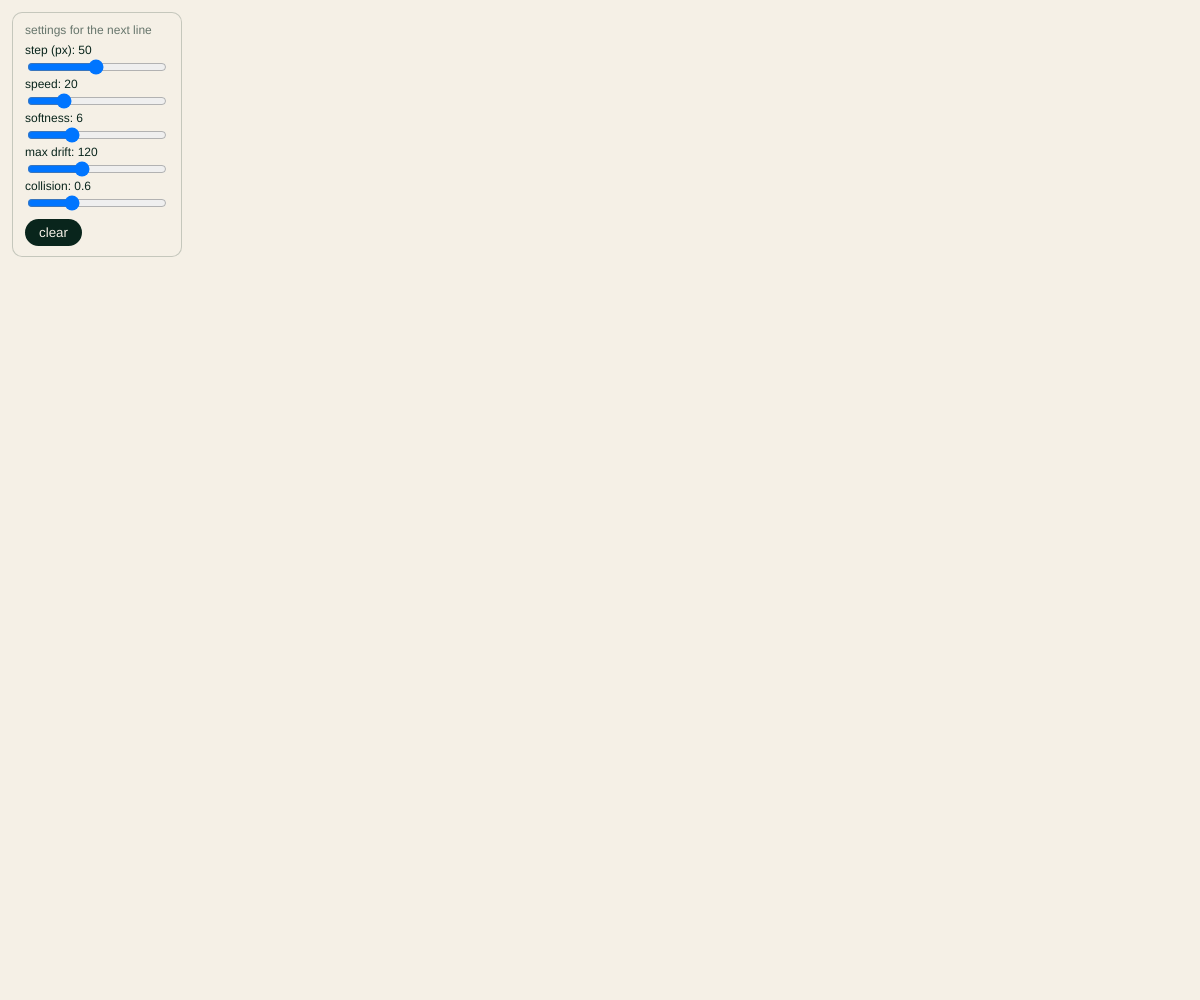
Frame 1 (no input)
Frame 60 (no input): identical to frame 1, image omitted
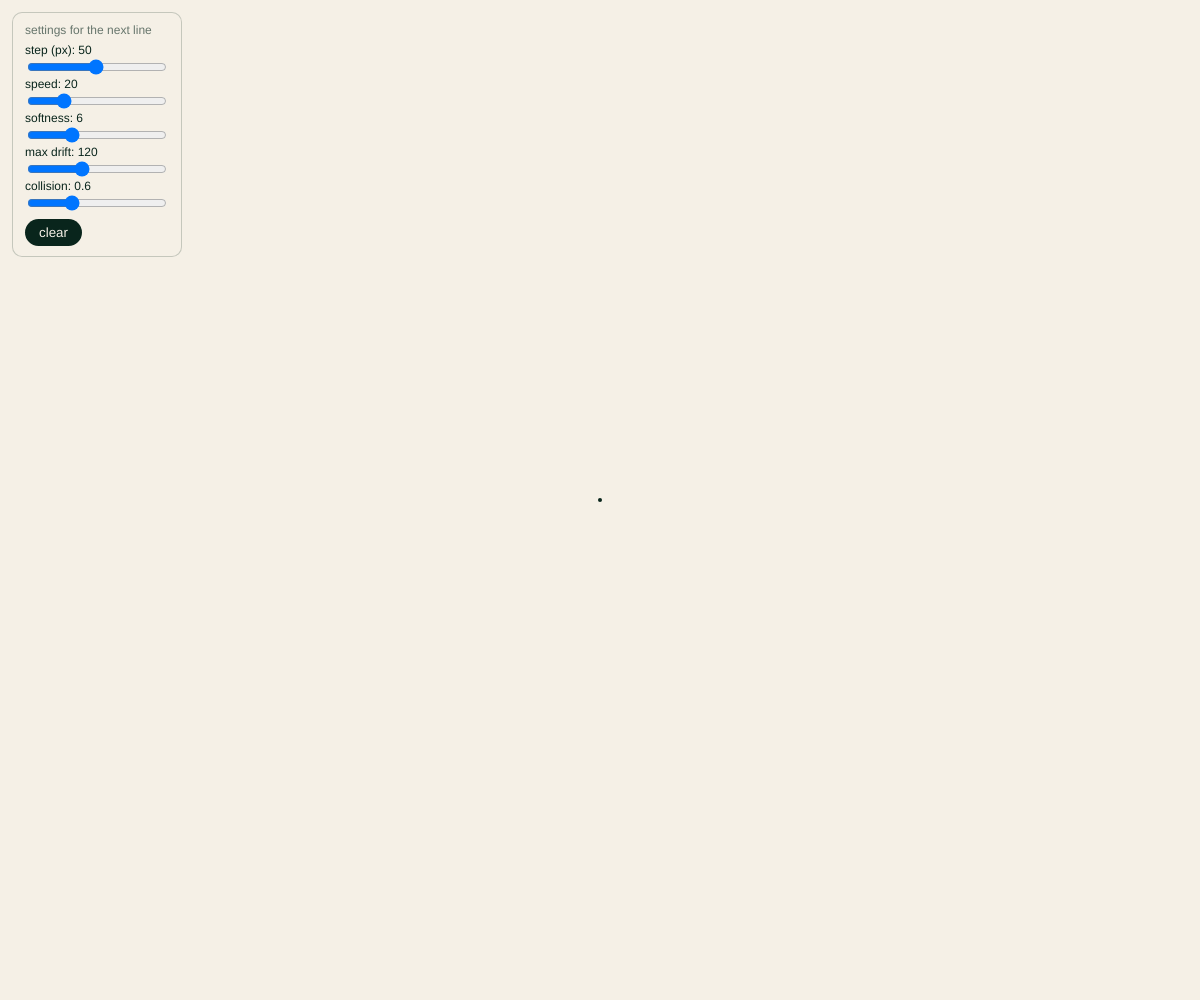
Frame 120 (the mouse pressed at the canvas centre since frame 60)

The p5.js sketch that drew these frames (run headless with seeded random() and noise() and a simulated clock; from frame 60 on, the mouse is pressed at the canvas centre):

// p5.js sketch
// ── sketch.js
// ===== Underwater Chalk Lines – p5.js =====
// Draw with the mouse or a finger (phone / iPad).
// The last 3px of each line stay fixed; the rest moves like a hair in water:
// it takes random steps RIGHT (1–50px) then LEFT (1–50px), each step built on the
// previous one, forever. The motion travels from the fixed end along the hair.
// Lines that touch push each other – the collision spreads along both lines.
// The side panel sets the NEXT line only – lines already drawn keep their own settings.
// Paste into editor.p5js.org and press Play.

// ---------- PARAMETERS ----------
const BG_COLOR   = '#F5F0E6';
const INK        = [9, 37, 28];   // #09251C
const LINE_W     = 4;             // px – total chalk line width
const ALPHA_START = 1.0;          // opacity at the start of the line (100%)
const ALPHA_END   = 0.3;          // opacity at the end of the line (30%)

const SPACING    = 4;             // px between stored points
const FIXED_LEN  = 3;             // px at the end of the line that never move
const RAMP_LEN   = 120;           // px over which the motion grows from 0 to full

// motion – these are the panel defaults; each line saves its own copy
const DEFAULTS = {
  stepMax: 50,     // px – biggest random step right/left        (slider)
  speed:   20,     // px per second the hair travels per step     (slider)
  flow:    6,      // ms per px – how slowly the motion travels along the hair (slider)
  drift:   120,    // px – the hair never wanders further than this from its drawn place (slider)
  hit:     0.6,    // how strongly touching lines push            (slider)
};
const STEP_MIN   = 1;             // px – smallest step
const UPDOWN     = 0.2;           // a little up–down movement too (0 = only left–right)
const HIT_DIST   = 8;             // px – lines closer than this "touch"
const STIFFNESS  = 0.08;          // how closely the hair follows its steps
const SPRING     = 0.15;          // how much a push spreads along the line
const DAMPING    = 0.85;          // 0..1 – energy kept each frame

// chalk texture
const STRANDS    = 3;             // thin strands that make one chalk line
const SKIP_CHANCE = 0.12;         // chance a strand skips a segment (chalk gaps)
const GRAIN      = 2;             // dust dots per point

// ---------- STATE ----------
let lines = [];
let current = null;
let drawing = false;
let panel, sliders = {};

function setup() {
  const c = createCanvas(windowWidth, windowHeight);
  c.style('touch-action', 'none');       // no scrolling/zoom while drawing on touch screens
  pixelDensity(min(2, pixelDensity()));
  buildPanel();
}

function draw() {
  background(BG_COLOR);

  if (drawing) addPoint(mouseX, mouseY);

  collide();
  for (const L of lines) updateLine(L);
  for (const L of lines) renderLine(L);
}

// ---------- BUILDING LINES ----------
function startLine() {
  if (drawing || overPanel()) return;
  drawing = true;
  const params = {};
  for (const k in sliders) params[k] = sliders[k].value();   // frozen for this line
  const now = millis() / 1000;
  current = {
    pts: [],
    params,
    walkX: makeWalker(now, params.stepMax, params.drift),
    walkY: makeWalker(now, params.stepMax * UPDOWN, params.drift * UPDOWN),
  };
  lines.push(current);
  addPoint(mouseX, mouseY, true);
}

function endLine() {
  drawing = false;
  current = null;
}

function addPoint(x, y, force) {
  const P = current.pts;
  const last = P[P.length - 1];
  if (!force && last && dist(x, y, last.x, last.y) < SPACING) return;
  // fill gaps when the pen moves fast
  const steps = last ? max(1, floor(dist(x, y, last.x, last.y) / SPACING)) : 1;
  for (let k = 1; k <= steps; k++) {
    const px = last ? lerp(last.x, x, k / steps) : x;
    const py = last ? lerp(last.y, y, k / steps) : y;
    const prev = P[P.length - 1];
    const s = prev ? prev.s + dist(px, py, prev.x, prev.y) : 0;
    P.push(makePoint(px, py, s));
  }
}

function makePoint(x, y, s) {
  const p = { x, y, s, dx: 0, dy: 0, vx: 0, vy: 0, w: 0, strands: [], grain: [] };
  for (let k = 0; k < STRANDS; k++) {
    p.strands.push({
      ox: random(-LINE_W / 2.5, LINE_W / 2.5),
      oy: random(-LINE_W / 2.5, LINE_W / 2.5),
      weight: random(1.2, 2.4),
      alpha: random(0.45, 0.9),
      skip: random() < SKIP_CHANCE,
    });
  }
  for (let g = 0; g < GRAIN; g++) {
    p.grain.push({ ox: random(-LINE_W, LINE_W), oy: random(-LINE_W, LINE_W), alpha: random(0.2, 0.6) });
  }
  return p;
}

// ---------- MOTION ----------
// A walker = the saved history of steps: right, left, right, left…
// every new step starts where the previous one ended.
function makeWalker(now, stepMax, drift) {
  return { keys: [{ t: now, v: 0 }], dir: random() < 0.5 ? 1 : -1, stepMax, drift };
}

function extendWalker(W, untilT, speed) {
  let last = W.keys[W.keys.length - 1];
  while (last.t < untilT) {
    const size = random(STEP_MIN, max(STEP_MIN, W.stepMax));
    let v = last.v + W.dir * size;
    if (abs(v) > W.drift) v = last.v - W.dir * size;   // too far: bounce back instead
    const dur = max(0.3, abs(v - last.v) / max(1, speed)) * random(0.8, 1.4);
    last = { t: last.t + dur, v };
    W.keys.push(last);
    W.dir *= -1;                                        // next step goes the other way
  }
}

function sampleWalker(W, t) {
  const K = W.keys;
  if (t <= K[0].t) return K[0].v;
  // binary search for the step that contains time t
  let lo = 0, hi = K.length - 1;
  while (hi - lo > 1) {
    const mid = (lo + hi) >> 1;
    if (K[mid].t <= t) lo = mid; else hi = mid;
  }
  const a = K[lo], b = K[hi];
  const u = constrain((t - a.t) / (b.t - a.t), 0, 1);
  const e = u * u * (3 - 2 * u);                      // ease in/out – soft like water
  return lerp(a.v, b.v, e);
}

function updateLine(L) {
  const P = L.pts;
  if (P.length < 2) return;
  const total = P[P.length - 1].s;
  const now = millis() / 1000;
  const prm = L.params;
  extendWalker(L.walkX, now + 1, prm.speed);
  extendWalker(L.walkY, now + 1, prm.speed * UPDOWN);

  for (let i = 0; i < P.length; i++) {
    const p = P[i];
    // mobility: 0 for the last 3px, growing gradually along the hair
    const fromEnd = total - p.s;
    let w = constrain((fromEnd - FIXED_LEN) / RAMP_LEN, 0, 1);
    p.w = w * w * (3 - 2 * w);

    // the step reaches this point later the further it is from the fixed end
    const tp = now - fromEnd * prm.flow / 1000;
    const tx = sampleWalker(L.walkX, tp) * p.w;
    const ty = sampleWalker(L.walkY, tp) * p.w;

    let ax = (tx - p.dx) * STIFFNESS;
    let ay = (ty - p.dy) * STIFFNESS;

    // neighbors pull each other, so a push travels along the line
    const a = P[max(0, i - 1)], b = P[min(P.length - 1, i + 1)];
    ax += ((a.dx + b.dx) / 2 - p.dx) * SPRING;
    ay += ((a.dy + b.dy) / 2 - p.dy) * SPRING;

    p.vx = (p.vx + ax) * DAMPING * p.w;
    p.vy = (p.vy + ay) * DAMPING * p.w;
    p.dx += p.vx;
    p.dy += p.vy;
    if (p.w === 0) { p.dx = 0; p.dy = 0; }
  }
}

// lines that touch push each other and share their movement
function collide() {
  const cell = HIT_DIST;
  const grid = new Map();
  lines.forEach((L, li) => L.pts.forEach((p, i) => {
    const k = floor((p.x + p.dx) / cell) + ',' + floor((p.y + p.dy) / cell);
    if (!grid.has(k)) grid.set(k, []);
    grid.get(k).push([li, i]);
  }));

  lines.forEach((L, li) => L.pts.forEach((p, i) => {
    const X = p.x + p.dx, Y = p.y + p.dy;
    const cx = floor(X / cell), cy = floor(Y / cell);
    for (let gx = cx - 1; gx <= cx + 1; gx++) {
      for (let gy = cy - 1; gy <= cy + 1; gy++) {
        const list = grid.get(gx + ',' + gy);
        if (!list) continue;
        for (const [lj, j] of list) {
          if (lj < li || (lj === li && j <= i + 8)) continue; // each pair once, skip own neighbors
          const q = lines[lj].pts[j];
          const ddx = (q.x + q.dx) - X, ddy = (q.y + q.dy) - Y;
          const d = Math.hypot(ddx, ddy);
          if (d >= HIT_DIST || d === 0) continue;
          const f = (1 - d / HIT_DIST) * (L.params.hit + lines[lj].params.hit) / 2;
          const nx = ddx / d, ny = ddy / d;
          // push apart
          p.vx -= nx * f; p.vy -= ny * f;
          q.vx += nx * f; q.vy += ny * f;
          // share movement
          const mx = (p.vx + q.vx) / 2, my = (p.vy + q.vy) / 2;
          p.vx = lerp(p.vx, mx, 0.2); p.vy = lerp(p.vy, my, 0.2);
          q.vx = lerp(q.vx, mx, 0.2); q.vy = lerp(q.vy, my, 0.2);
        }
      }
    }
  }));
}

// ---------- CHALK RENDERING ----------
function renderLine(L) {
  const P = L.pts;
  const ctx = drawingContext;
  ctx.lineCap = 'round';
  ctx.lineJoin = 'round';
  const n = P.length;
  if (n === 1) {
    noStroke(); fill(INK[0], INK[1], INK[2], 255 * ALPHA_START);
    circle(P[0].x, P[0].y, LINE_W);
    return;
  }

  // strands: drawn in short chunks so opacity can fade along the line
  const CHUNK = 6;
  for (let k = 0; k < STRANDS; k++) {
    for (let c = 1; c < n; c += CHUNK) {
      const end = min(n - 1, c + CHUNK - 1);
      const tA = (c + end) / 2 / (n - 1);
      const lineAlpha = lerp(ALPHA_START, ALPHA_END, tA);
      const st = P[c].strands[k];
      ctx.strokeStyle = `rgba(${INK[0]},${INK[1]},${INK[2]},${lineAlpha * st.alpha})`;
      ctx.lineWidth = st.weight;
      ctx.beginPath();
      let penDown = false;
      for (let i = c; i <= end; i++) {
        const a = P[i - 1], b = P[i];
        const s = b.strands[k];
        if (s.skip) { penDown = false; continue; }
        const sa = a.strands[k];
        if (!penDown) { ctx.moveTo(a.x + a.dx + sa.ox, a.y + a.dy + sa.oy); penDown = true; }
        ctx.lineTo(b.x + b.dx + s.ox, b.y + b.dy + s.oy);
      }
      ctx.stroke();
    }
  }

  // chalk dust
  noStroke();
  for (let i = 0; i < n; i++) {
    const p = P[i];
    const lineAlpha = lerp(ALPHA_START, ALPHA_END, i / (n - 1));
    for (const g of p.grain) {
      fill(INK[0], INK[1], INK[2], 255 * lineAlpha * g.alpha);
      rect(p.x + p.dx + g.ox, p.y + p.dy + g.oy, 1, 1);
    }
  }
}

// ---------- INPUT (mouse + touch) ----------
function mousePressed()  { startLine(); }
function mouseReleased() { endLine(); }
function touchStarted()  { startLine(); return overPanel(); }   // false = stop page scrolling
function touchEnded()    { endLine();   return overPanel(); }
function touchMoved()    { return overPanel(); }

// ---------- CONTROL PANEL ----------
function buildPanel() {
  panel = createDiv();
  panel.position(12, 12);
  panel.style('font-family', 'sans-serif');
  panel.style('font-size', '12px');
  panel.style('color', '#09251C');
  panel.style('background', 'rgba(245,240,230,0.85)');
  panel.style('padding', '10px 12px');
  panel.style('border-radius', '10px');
  panel.style('border', '1px solid rgba(9,37,28,0.2)');

  const note = createDiv('settings for the next line');
  note.parent(panel);
  note.style('opacity', '0.6');
  note.style('margin-bottom', '6px');
  sliders.stepMax = addSlider('step (px)',   1, 100, DEFAULTS.stepMax, 1);
  sliders.speed   = addSlider('speed',       2, 80,  DEFAULTS.speed, 1);
  sliders.flow    = addSlider('softness',    0, 20,  DEFAULTS.flow, 0.5);
  sliders.drift   = addSlider('max drift',   10, 300, DEFAULTS.drift, 5);
  sliders.hit     = addSlider('collision',   0, 2,   DEFAULTS.hit, 0.05);

  const clearBtn = createButton('clear');
  clearBtn.parent(panel);
  clearBtn.style('margin-top', '6px');
  clearBtn.style('border', 'none');
  clearBtn.style('background', '#09251C');
  clearBtn.style('color', '#F5F0E6');
  clearBtn.style('padding', '6px 14px');
  clearBtn.style('border-radius', '14px');
  clearBtn.mousePressed(() => { lines = []; });
}

function addSlider(label, mn, mx, val, step) {
  const row = createDiv();
  row.parent(panel);
  const txt = createSpan(label + ': ' + val);
  txt.parent(row);
  const s = createSlider(mn, mx, val, step);
  s.parent(row);
  s.style('width', '140px');
  s.style('display', 'block');
  s.input(() => txt.html(label + ': ' + s.value()));
  return s;
}

function overPanel() {
  const r = panel.elt.getBoundingClientRect();
  return mouseX >= r.left && mouseX <= r.right && mouseY >= r.top && mouseY <= r.bottom;
}

function windowResized() {
  resizeCanvas(windowWidth, windowHeight);
}
